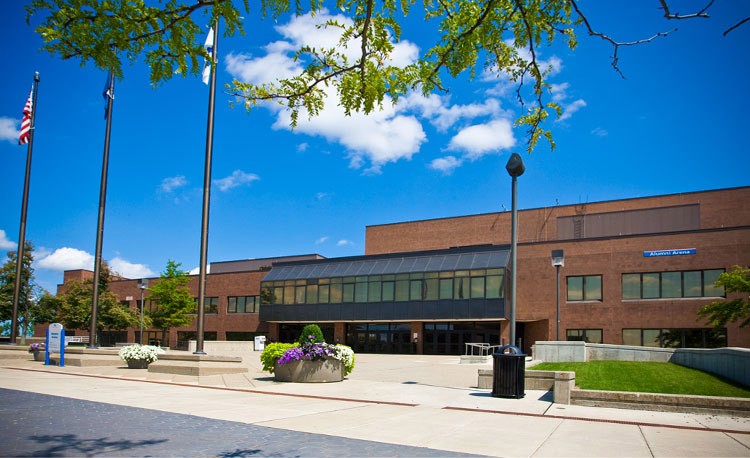
#> input picture Project1/task2.jpg, 750 x 458 px
$ python part1.py
#> lines starting #> are read from the running program, lines starting #| are printed output that depends on the picture
import cv2
import numpy as np
from matplotlib import pyplot as plt

img = cv2.imread('task2.jpg',0)
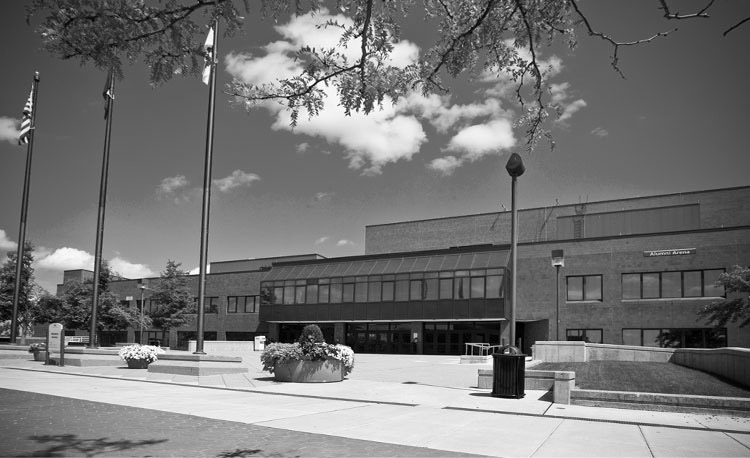
#> img: shape (458, 750); min 0, max 255, mean 117.3
m = img.shape[0]
#> m = 458
n = img.shape[1]
#> n = 750

def showx():
    result = np.zeros(img.shape)
    for i in range(1,m-1):
        for j in range(1,n-1):
            result[i][j] = img[i-1][j+1]+2*img[i][j+1]+img[i+1][j+1]-img[i-1][j-1]-2*img[i][j-1]-img[i+1][j-1]
            if result[i][j] < 0:
                result[i][j] = -result[i][j]
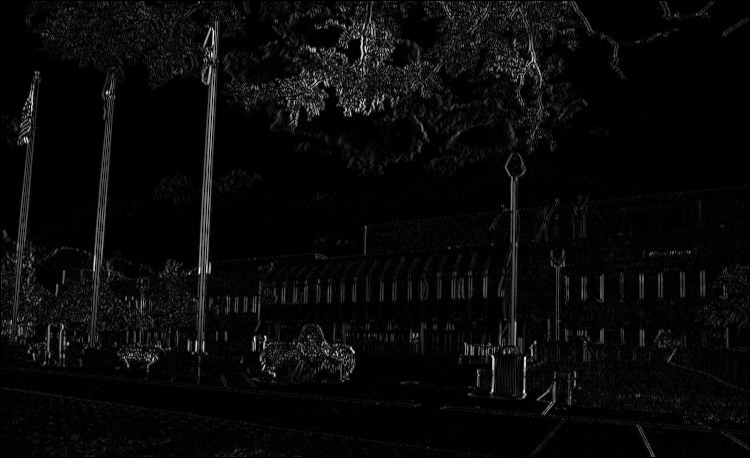
#> result: shape (458, 750) float64; min 0, max 903, mean 34; drawn with min black and max white
    plt.imshow(result,'gray')
    plt.show()

def showy():
    result = np.zeros(img.shape)
    for i in range(1,m-1):
        for j in range(1,n-1):
            result[i][j] = img[i-1][j-1]+2*img[i-1][j-1]+img[i-1][j+1]-img[i+1][j-1]-2*img[i+1][j]-img[i+1][j+1]
            if result[i][j] < 0:
                result[i][j] = -result[i][j]
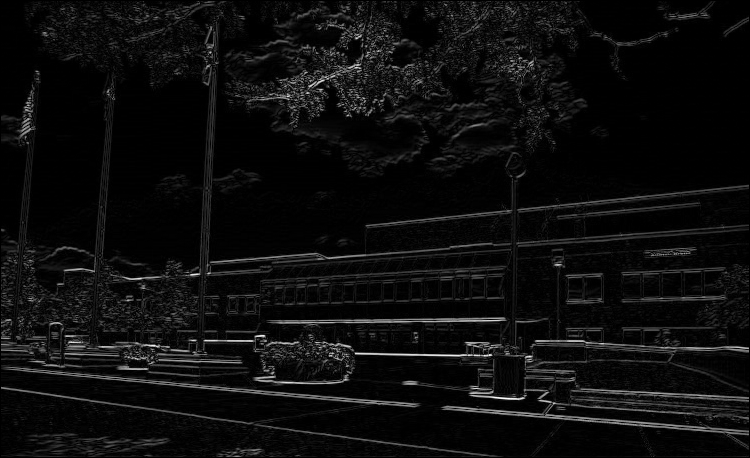
#> result: shape (458, 750) float64; min 0, max 960, mean 51.2; drawn with min black and max white
    plt.imshow(result,'gray')
    plt.show()
if __name__ == "__main__":
    showx()
    showy()
